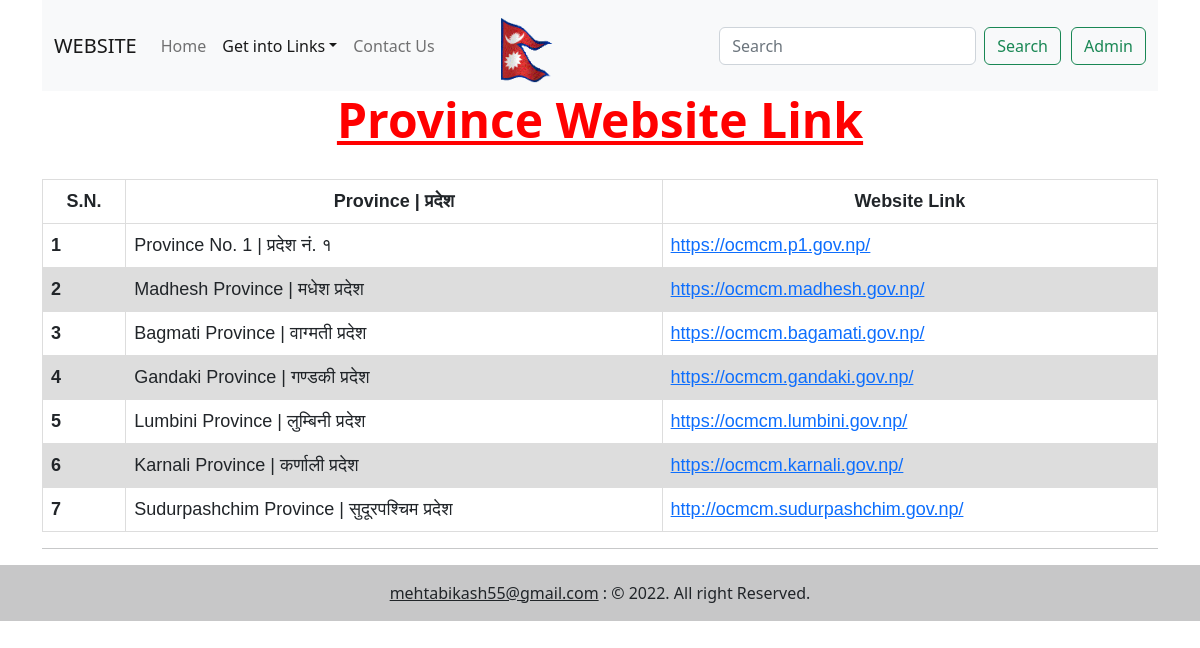
Screenshot of /provinces with the database file from the repository.
### link/models.py (models this page shows, shortened)
class province(models.Model):
    Website_Title = models.CharField(max_length=150)
    Website_Link = models.CharField(max_length=100)

### link/views.py (the view)
# urls.py: path('provinces', views.provinces, name='provinces'),
def provinces(request):
    if 'query' in request.GET:
        query = request.GET['query']
        data = province.objects.filter(Website_Title__icontains = query)
    else:
        data = province.objects.all()
    context = {'metro' : data}
    return render(request, 'province.html', context)

### templates/province.html (shortened to what this page needs)
{% extends "base.html" %}
{% block linkactive %}active{% endblock linkactive %}
{% load static %}
{% block body %}
<div class="container">
    <h1 class="top">Province Website Link</h1>
</div>
<div class="container">
    <table class="table">
        <thead>
          <tr>
            <th scope="col" class="top1">S.N.</th>
            <th scope="col" class="top1">Province | प्रदेश</th>
            <th scope="col" class="top1">Website Link</th>
          </tr>
        </thead>
        <tbody>
          {% for province in metro %}
            <tr>
              <th scope="row">{{forloop.counter}}</th>
              <td>{{province.Website_Title}}</td>
              <td><a href="{{province.Website_Link}}" target="_blank">{{province.Website_Link}}</a></td>
            </tr>
          {% endfor %}
        </tbody>
      </table>
       <hr>
</div>
{% endblock body %}

### static/css/style.css (style rules this page uses)
.top { text-align: center; color: red; font-size: 48px; font-weight: 800; margin-bottom: 30px; text-decoration: underline; }
.top1 { text-align: center; }
table { font-family: arial, sans-serif; border-collapse: collapse; width: 100%; font-size: 18px; }
td, th { border: 1px solid #dddddd; text-align: left; padding: 10px; }
tr:nth-child(even) { background-color: #dddddd; }

### rows the page displays
province: Website_Title "Province No. 1 | प्रदेश नं. १", Website_Link "https://ocmcm.p1.gov.np/"
province: Website_Title "Madhesh Province | मधेश प्रदेश", Website_Link "https://ocmcm.madhesh.gov.np/"
province: Website_Title "Bagmati Province | वाग्मती प्रदेश", Website_Link "https://ocmcm.bagamati.gov.np/"
province: Website_Title "Gandaki Province | गण्डकी प्रदेश", Website_Link "https://ocmcm.gandaki.gov.np/"
province: Website_Title "Lumbini Province | लुम्बिनी प्रदेश", Website_Link "https://ocmcm.lumbini.gov.np/"
province: Website_Title "Karnali Province | कर्णाली प्रदेश", Website_Link "https://ocmcm.karnali.gov.np/"
province: Website_Title "Sudurpashchim Province | सुदूरपश्चिम प्रदेश", Website_Link "http://ocmcm.sudurpashchim.gov.np/"
